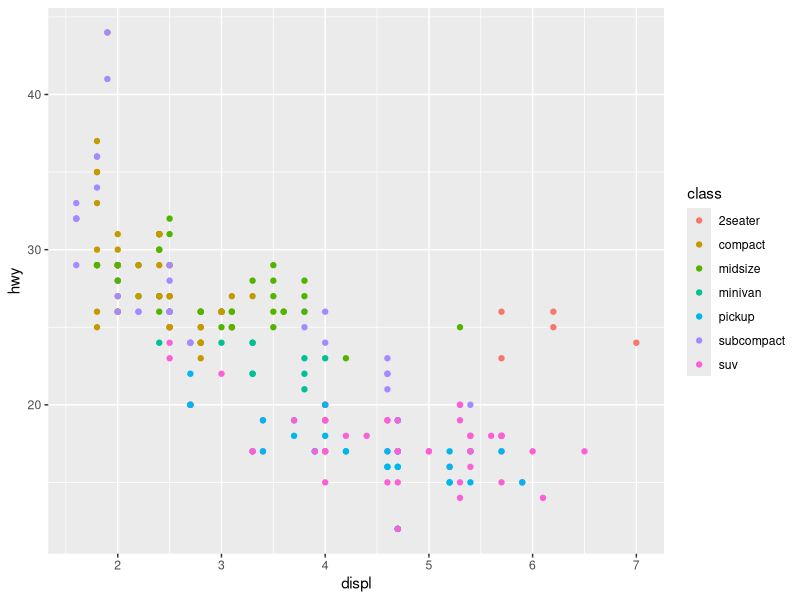
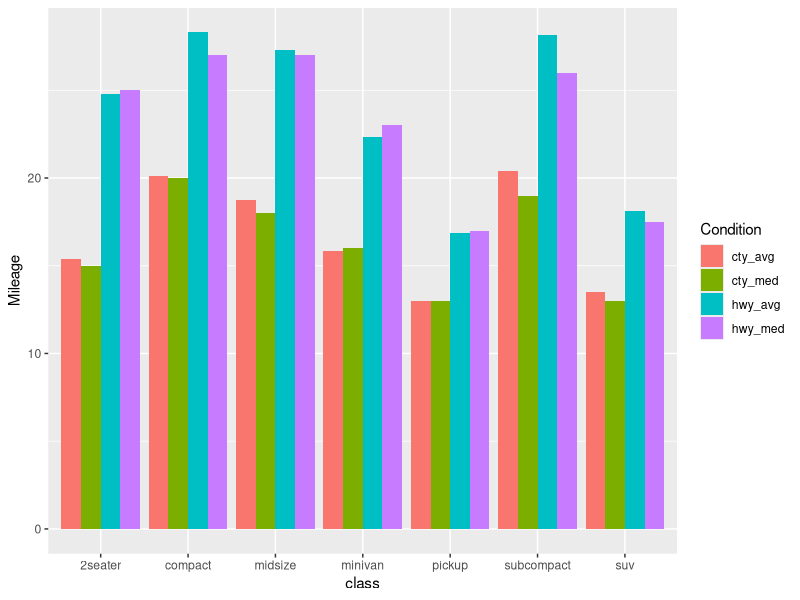

Generate these figures, in order, with R:
library(dplyr)
library(ggplot2)
library(tidyr)

#Viewing the data
head(mpg)
str(mpg)
ggplot(data = mpg) + 
  geom_point(mapping = aes(x = displ, y = hwy, color = class))
#This chart presents the individual data points well in the scatterplot.

#Aggregating the data
#From the scatterplot it looks like there may be some differences 
#by class of car. 
#I want to see what the difference is between the classes as 
#a whole by looking at their mean and median mileage data.
#I also want to compare the city as well as the highway mileage data. 
#To do this I will use the dplyr package to aggregate the data by class.

mpg_aggbyclass <- mpg %>%  ## Create a new data frame called mpg_aggbyclass, using mpg data
  group_by(class) %>%  ## group this data by the "class" variable
  summarise_at(vars(hwy,cty), list(avg = ~mean(., na.rm=TRUE), med = ~median(., na.rm=TRUE)))
## summarise the variables hwy and cty at this class level.
#Calculate the mean and label it "avg"; 
#calculate the median and label it "med".  
#Remove any null values with the na.rm=TRUE

#Looking at this new data frame, 
#I now have an average and median value for the city and highway 
#mileage by class of vehicle.

mpg_aggbyclass

# Changing the shape of the data
# Now that I have these data, I want to see how the different average
#mileage conditions (city and highway) compare across and within each 
#class of car on a chart. The new data frame is in a wide format,
#and not well suited to the way I want to plot it. 
#I need to transform this data into a more narrow format
#using the gather function of tidyr.

summary_by_class <- mpg_aggbyclass %>% gather(Condition, Mileage, hwy_avg:cty_med)
summary_by_class

# Plot the new average and median data
# Now that I have prepared the data I can use ggplot to 
#create a gathered bar chart, and see the mean and median 
#mileage for each car type and each driving condition next to 
#each other, again using ggplot

ggplot(data = summary_by_class) + 
  geom_bar(mapping = aes(fill = Condition, x = class, y = Mileage), stat = "identity", position = "dodge")
 #_____________________________________x________________________________________________#


# NOT RUN {
## Compute the averages for the variables in 'state.x77', grouped
## according to the region (Northeast, South, North Central, West) that
## each state belongs to.
aggregate(state.x77, list(Region = state.region), mean)

## Compute the averages according to region and the occurrence of more
## than 130 days of frost.
aggregate(state.x77,
          list(Region = state.region,
               Cold = state.x77[,"Frost"] > 130),
          mean)
## (Note that no state in 'South' is THAT cold.)


## example with character variables and NAs
testDF <- data.frame(v1 = c(1,3,5,7,8,3,5,NA,4,5,7,9),
                     v2 = c(11,33,55,77,88,33,55,NA,44,55,77,99) )
by1 <- c("red", "blue", 1, 2, NA, "big", 1, 2, "red", 1, NA, 12)
by2 <- c("wet", "dry", 99, 95, NA, "damp", 95, 99, "red", 99, NA, NA)
aggregate(x = testDF, by = list(by1, by2), FUN = "mean")

# and if you want to treat NAs as a group
fby1 <- factor(by1, exclude = "")
fby2 <- factor(by2, exclude = "")
aggregate(x = testDF, by = list(fby1, fby2), FUN = "mean")


## Formulas, one ~ one, one ~ many, many ~ one, and many ~ many:
aggregate(weight ~ feed, data = chickwts, mean)
aggregate(breaks ~ wool + tension, data = warpbreaks, mean)
aggregate(cbind(Ozone, Temp) ~ Month, data = airquality, mean)
aggregate(cbind(ncases, ncontrols) ~ alcgp + tobgp, data = esoph, sum)

## Dot notation:
aggregate(. ~ Species, data = iris, mean)
aggregate(len ~ ., data = ToothGrowth, mean)

## Often followed by xtabs():
ag <- aggregate(len ~ ., data = ToothGrowth, mean)
xtabs(len ~ ., data = ag)


## Compute the average annual approval ratings for American presidents.
aggregate(presidents, nfrequency = 1, FUN = mean)
## Give the summer less weight.
aggregate(presidents, nfrequency = 1,
          FUN = weighted.mean, w = c(1, 1, 0.5, 1))
# }